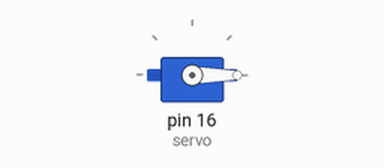
A program run on a simulated MicroPython board. On the bench: servo. Servo angles are drawn from the pulse width (0.5 ms = 0°, 2.5 ms = 180°).

Above: at 0.05 s.
At 3.0 s:
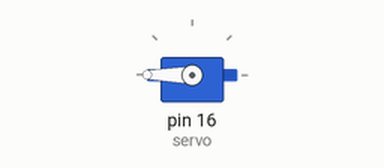
Timing chart, 0 to 6.9 s (numbered marks = the images above):
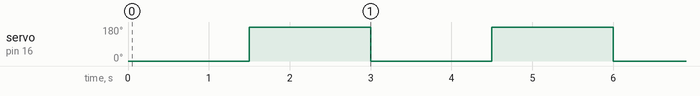

The program:

Codigo.py
```python
from machine import Pin, PWM
import time

# Configrar el pin PWM para el servo motor
servo = PWM(Pin(16, Pin.OUT), freq=50)

while(True):

    # Asignar 0 grados
    servo.duty_u16(1638)
    time.sleep_ms(1500)

    # Asignar 180 grados
    servo.duty_u16(8191)
    time.sleep_ms(1500)
```

Measured:
- by itself, servo on pin 16 (servo): alternates 180° for 1.5 s and 0° for 1.5 s
